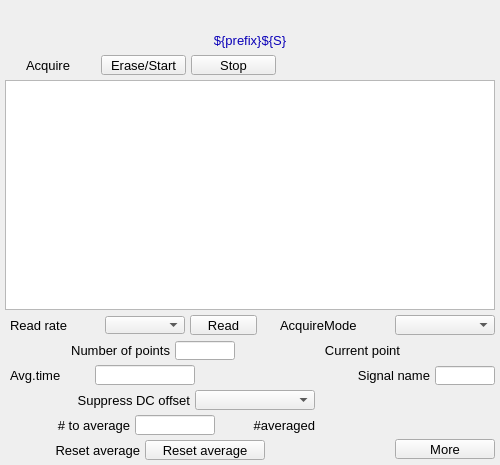
<?xml version="1.0" ?>
<ui version="4.0">
  <class>Dialog</class>
  <widget class="QWidget" name="screen">
    <property name="geometry">
      <rect>
        <x>81</x>
        <y>135</y>
        <width>500</width>
        <height>465</height>
      </rect>
    </property>
    <property name="styleSheet">
      <string notr="true">QWidget#screen {
  color: rgb(0, 0, 0);
  background-color: rgb(187, 187, 187);
  }</string>
    </property>
    <property name="windowTitle">
      <string>NDFFTFreqSpectrumPlot</string>
    </property>
    <widget class="PyDMLabel" name="text_update">
      <property name="geometry">
        <rect>
          <x>0</x>
          <y>5</y>
          <width>500</width>
          <height>20</height>
        </rect>
      </property>
      <property name="toolTip">
        <string>PV: ${prefix}Name</string>
      </property>
      <property name="channel" stdset="0">
        <string>ca://${prefix}Name</string>
      </property>
      <property name="font" stdset="0">
        <font>
          <pointsize>10</pointsize>
        </font>
      </property>
      <property name="alignment">
        <set>Qt::AlignCenter</set>
      </property>
      <property name="textInteractionFlags">
        <set>Qt::TextSelectableByKeyboard|Qt::TextSelectableByMouse</set>
      </property>
      <property name="styleSheet">
        <string notr="true">PyDMLabel#text_update {
  color: rgb(10, 0, 184);
  background-color: rgb(187, 187, 187);
  }</string>
      </property>
    </widget>
    <widget class="QLabel" name="text">
      <property name="geometry">
        <rect>
          <x>0</x>
          <y>30</y>
          <width>500</width>
          <height>20</height>
        </rect>
      </property>
      <property name="text">
        <string>${prefix}${S}</string>
      </property>
      <property name="font" stdset="0">
        <font>
          <pointsize>10</pointsize>
        </font>
      </property>
      <property name="brush" stdset="0">
        <brush brushstyle="SolidPattern">
          <color alpha="255">
            <red>10</red>
            <green>0</green>
            <blue>184</blue>
          </color>
        </brush>
      </property>
      <property name="toolTip">
        <string>text</string>
      </property>
      <property name="alignment">
        <set>Qt::AlignCenter</set>
      </property>
      <property name="styleSheet">
        <string notr="true">QLabel#text {
  color: rgb(10, 0, 184);
  }</string>
      </property>
    </widget>
    <widget class="PyDMWaveformPlot" name="cartesian_plot">
      <property name="geometry">
        <rect>
          <x>5</x>
          <y>80</y>
          <width>490</width>
          <height>230</height>
        </rect>
      </property>
      <property name="toolTip">
        <string>cartesian_plot</string>
      </property>
      <property name="title" stdset="0">
        <string>$(P)$(R)$(S)</string>
      </property>
      <property name="xLabels">
        <stringlist>
          <string>Frequency {Hz}</string>
        </stringlist>
      </property>
      <property name="yLabels">
        <stringlist>
          <string>${prefix}${S}</string>
        </stringlist>
      </property>
      <property name="curves" stdset="0">
        <stringlist>
          <string>{&quot;name&quot;: &quot;curve 1&quot;, &quot;x_channel&quot;: &quot;ca://${prefix}FFTFreqAxis&quot;, &quot;y_channel&quot;: &quot;ca://${prefix}${S}&quot;, &quot;color&quot;: &quot;#4b6ec7&quot;, &quot;lineStyle&quot;: 1, &quot;lineWidth&quot;: 1, &quot;symbolSize&quot;: 10, &quot;redraw_mode&quot;: 2, &quot;block_size&quot;: 1200}</string>
        </stringlist>
      </property>
      <property name="axisColor" stdset="0">
        <color>
          <red>0</red>
          <green>0</green>
          <blue>0</blue>
        </color>
      </property>
      <property name="backgroundColor" stdset="0">
        <color>
          <red>218</red>
          <green>218</green>
          <blue>218</blue>
        </color>
      </property>
    </widget>
    <widget class="QLabel" name="text_1">
      <property name="geometry">
        <rect>
          <x>26</x>
          <y>55</y>
          <width>70</width>
          <height>20</height>
        </rect>
      </property>
      <property name="text">
        <string>Acquire</string>
      </property>
      <property name="font" stdset="0">
        <font>
          <pointsize>10</pointsize>
        </font>
      </property>
      <property name="brush" stdset="0">
        <brush brushstyle="SolidPattern">
          <color alpha="255">
            <red>0</red>
            <green>0</green>
            <blue>0</blue>
          </color>
        </brush>
      </property>
      <property name="toolTip">
        <string>text_1</string>
      </property>
      <property name="alignment">
        <set>Qt::AlignLeading|Qt::AlignLeft|Qt::AlignVCenter</set>
      </property>
      <property name="styleSheet">
        <string notr="true">QLabel#text_1 {
  color: rgb(0, 0, 0);
  }</string>
      </property>
    </widget>
    <widget class="PyDMPushButton" name="message_button">
      <property name="geometry">
        <rect>
          <x>101</x>
          <y>55</y>
          <width>85</width>
          <height>20</height>
        </rect>
      </property>
      <property name="text">
        <string>Erase/Start</string>
      </property>
      <property name="font" stdset="0">
        <font>
          <pointsize>10</pointsize>
        </font>
      </property>
      <property name="toolTip">
        <string>${P}${RTS}TSAcquire</string>
      </property>
      <property name="channel" stdset="0">
        <string>ca://${P}${RTS}TSAcquire</string>
      </property>
      <property name="pressValue" stdset="0">
        <string>1</string>
      </property>
      <property name="styleSheet">
        <string notr="true">PyDMPushButton#message_button {
  color: rgb(0, 0, 0);
  background-color: rgb(115, 223, 255);
  }</string>
      </property>
    </widget>
    <widget class="PyDMPushButton" name="message_button_1">
      <property name="geometry">
        <rect>
          <x>191</x>
          <y>55</y>
          <width>85</width>
          <height>20</height>
        </rect>
      </property>
      <property name="text">
        <string>Stop</string>
      </property>
      <property name="font" stdset="0">
        <font>
          <pointsize>10</pointsize>
        </font>
      </property>
      <property name="toolTip">
        <string>${P}${RTS}TSAcquire</string>
      </property>
      <property name="channel" stdset="0">
        <string>ca://${P}${RTS}TSAcquire</string>
      </property>
      <property name="pressValue" stdset="0">
        <string>0</string>
      </property>
      <property name="styleSheet">
        <string notr="true">PyDMPushButton#message_button_1 {
  color: rgb(0, 0, 0);
  background-color: rgb(115, 223, 255);
  }</string>
      </property>
    </widget>
    <widget class="QLabel" name="text_2">
      <property name="geometry">
        <rect>
          <x>320</x>
          <y>365</y>
          <width>110</width>
          <height>20</height>
        </rect>
      </property>
      <property name="text">
        <string>Signal name</string>
      </property>
      <property name="font" stdset="0">
        <font>
          <pointsize>10</pointsize>
        </font>
      </property>
      <property name="brush" stdset="0">
        <brush brushstyle="SolidPattern">
          <color alpha="255">
            <red>0</red>
            <green>0</green>
            <blue>0</blue>
          </color>
        </brush>
      </property>
      <property name="toolTip">
        <string>text_2</string>
      </property>
      <property name="alignment">
        <set>Qt::AlignRight|Qt::AlignTrailing|Qt::AlignVCenter</set>
      </property>
      <property name="styleSheet">
        <string notr="true">QLabel#text_2 {
  color: rgb(0, 0, 0);
  }</string>
      </property>
    </widget>
    <widget class="PyDMLineEdit" name="text_entry">
      <property name="geometry">
        <rect>
          <x>435</x>
          <y>366</y>
          <width>60</width>
          <height>19</height>
        </rect>
      </property>
      <property name="channel" stdset="0">
        <string>ca://${prefix}Name</string>
      </property>
      <property name="toolTip">
        <string>${prefix}Name</string>
      </property>
      <property name="font" stdset="0">
        <font>
          <pointsize>10</pointsize>
        </font>
      </property>
      <property name="styleSheet">
        <string notr="true">PyDMLineEdit#text_entry {
  color: rgb(0, 0, 0);
  background-color: rgb(115, 223, 255);
  border: 1px solid black;
  margin: 0px;
  padding: 0px;
  spacing: 0px;
  }</string>
      </property>
    </widget>
    <widget class="QLabel" name="text_3">
      <property name="geometry">
        <rect>
          <x>10</x>
          <y>365</y>
          <width>80</width>
          <height>20</height>
        </rect>
      </property>
      <property name="text">
        <string>Avg.time</string>
      </property>
      <property name="font" stdset="0">
        <font>
          <pointsize>10</pointsize>
        </font>
      </property>
      <property name="brush" stdset="0">
        <brush brushstyle="SolidPattern">
          <color alpha="255">
            <red>0</red>
            <green>0</green>
            <blue>0</blue>
          </color>
        </brush>
      </property>
      <property name="toolTip">
        <string>text_3</string>
      </property>
      <property name="alignment">
        <set>Qt::AlignLeading|Qt::AlignLeft|Qt::AlignVCenter</set>
      </property>
      <property name="styleSheet">
        <string notr="true">QLabel#text_3 {
  color: rgb(0, 0, 0);
  }</string>
      </property>
    </widget>
    <widget class="PyDMLineEdit" name="text_entry_1">
      <property name="geometry">
        <rect>
          <x>95</x>
          <y>365</y>
          <width>100</width>
          <height>20</height>
        </rect>
      </property>
      <property name="channel" stdset="0">
        <string>ca://${P}${RTS}TSAveragingTime</string>
      </property>
      <property name="toolTip">
        <string>${P}${RTS}TSAveragingTime</string>
      </property>
      <property name="font" stdset="0">
        <font>
          <pointsize>10</pointsize>
        </font>
      </property>
      <property name="styleSheet">
        <string notr="true">PyDMLineEdit#text_entry_1 {
  color: rgb(0, 0, 0);
  background-color: rgb(115, 223, 255);
  border: 1px solid black;
  margin: 0px;
  padding: 0px;
  spacing: 0px;
  }</string>
      </property>
    </widget>
    <widget class="PyDMLabel" name="text_update_1">
      <property name="geometry">
        <rect>
          <x>200</x>
          <y>366</y>
          <width>100</width>
          <height>18</height>
        </rect>
      </property>
      <property name="toolTip">
        <string>PV: ${P}${RTS}TSAveragingTime_RBV</string>
      </property>
      <property name="channel" stdset="0">
        <string>ca://${P}${RTS}TSAveragingTime_RBV</string>
      </property>
      <property name="font" stdset="0">
        <font>
          <pointsize>10</pointsize>
        </font>
      </property>
      <property name="alignment">
        <set>Qt::AlignLeading|Qt::AlignLeft|Qt::AlignVCenter</set>
      </property>
      <property name="textInteractionFlags">
        <set>Qt::TextSelectableByKeyboard|Qt::TextSelectableByMouse</set>
      </property>
      <property name="styleSheet">
        <string notr="true">PyDMLabel#text_update_1 {
  color: rgb(10, 0, 184);
  background-color: rgb(187, 187, 187);
  }</string>
      </property>
    </widget>
    <widget class="PyDMEnumComboBox" name="menu">
      <property name="geometry">
        <rect>
          <x>395</x>
          <y>315</y>
          <width>100</width>
          <height>20</height>
        </rect>
      </property>
      <property name="toolTip">
        <string>${P}${RTS}TSAcquireMode</string>
      </property>
      <property name="channel" stdset="0">
        <string>ca://${P}${RTS}TSAcquireMode</string>
      </property>
      <property name="font" stdset="0">
        <font>
          <pointsize>10</pointsize>
        </font>
      </property>
      <property name="styleSheet">
        <string notr="true">PyDMEnumComboBox#menu {
  color: rgb(0, 0, 0);
  background-color: rgb(115, 223, 255);
  }</string>
      </property>
    </widget>
    <widget class="QLabel" name="text_4">
      <property name="geometry">
        <rect>
          <x>280</x>
          <y>315</y>
          <width>110</width>
          <height>20</height>
        </rect>
      </property>
      <property name="text">
        <string>AcquireMode</string>
      </property>
      <property name="font" stdset="0">
        <font>
          <pointsize>10</pointsize>
        </font>
      </property>
      <property name="brush" stdset="0">
        <brush brushstyle="SolidPattern">
          <color alpha="255">
            <red>0</red>
            <green>0</green>
            <blue>0</blue>
          </color>
        </brush>
      </property>
      <property name="toolTip">
        <string>text_4</string>
      </property>
      <property name="alignment">
        <set>Qt::AlignLeading|Qt::AlignLeft|Qt::AlignVCenter</set>
      </property>
      <property name="styleSheet">
        <string notr="true">QLabel#text_4 {
  color: rgb(0, 0, 0);
  }</string>
      </property>
    </widget>
    <widget class="PyDMPushButton" name="message_button_2">
      <property name="geometry">
        <rect>
          <x>190</x>
          <y>315</y>
          <width>67</width>
          <height>20</height>
        </rect>
      </property>
      <property name="text">
        <string>Read</string>
      </property>
      <property name="font" stdset="0">
        <font>
          <pointsize>10</pointsize>
        </font>
      </property>
      <property name="toolTip">
        <string>${P}${RTS}TSRead</string>
      </property>
      <property name="channel" stdset="0">
        <string>ca://${P}${RTS}TSRead</string>
      </property>
      <property name="pressValue" stdset="0">
        <string>1</string>
      </property>
      <property name="styleSheet">
        <string notr="true">PyDMPushButton#message_button_2 {
  color: rgb(0, 0, 0);
  background-color: rgb(115, 223, 255);
  }</string>
      </property>
    </widget>
    <widget class="PyDMEnumComboBox" name="menu_1">
      <property name="geometry">
        <rect>
          <x>105</x>
          <y>316</y>
          <width>80</width>
          <height>18</height>
        </rect>
      </property>
      <property name="toolTip">
        <string>${P}${RTS}TSRead.SCAN</string>
      </property>
      <property name="channel" stdset="0">
        <string>ca://${P}${RTS}TSRead.SCAN</string>
      </property>
      <property name="font" stdset="0">
        <font>
          <pointsize>10</pointsize>
        </font>
      </property>
      <property name="styleSheet">
        <string notr="true">PyDMEnumComboBox#menu_1 {
  color: rgb(0, 0, 0);
  background-color: rgb(115, 223, 255);
  }</string>
      </property>
    </widget>
    <widget class="QLabel" name="text_5">
      <property name="geometry">
        <rect>
          <x>10</x>
          <y>315</y>
          <width>90</width>
          <height>20</height>
        </rect>
      </property>
      <property name="text">
        <string>Read rate</string>
      </property>
      <property name="font" stdset="0">
        <font>
          <pointsize>10</pointsize>
        </font>
      </property>
      <property name="brush" stdset="0">
        <brush brushstyle="SolidPattern">
          <color alpha="255">
            <red>0</red>
            <green>0</green>
            <blue>0</blue>
          </color>
        </brush>
      </property>
      <property name="toolTip">
        <string>text_5</string>
      </property>
      <property name="alignment">
        <set>Qt::AlignLeading|Qt::AlignLeft|Qt::AlignVCenter</set>
      </property>
      <property name="styleSheet">
        <string notr="true">QLabel#text_5 {
  color: rgb(0, 0, 0);
  }</string>
      </property>
    </widget>
    <widget class="QLabel" name="text_6">
      <property name="geometry">
        <rect>
          <x>10</x>
          <y>340</y>
          <width>160</width>
          <height>20</height>
        </rect>
      </property>
      <property name="text">
        <string>Number of points</string>
      </property>
      <property name="font" stdset="0">
        <font>
          <pointsize>10</pointsize>
        </font>
      </property>
      <property name="brush" stdset="0">
        <brush brushstyle="SolidPattern">
          <color alpha="255">
            <red>0</red>
            <green>0</green>
            <blue>0</blue>
          </color>
        </brush>
      </property>
      <property name="toolTip">
        <string>text_6</string>
      </property>
      <property name="alignment">
        <set>Qt::AlignRight|Qt::AlignTrailing|Qt::AlignVCenter</set>
      </property>
      <property name="styleSheet">
        <string notr="true">QLabel#text_6 {
  color: rgb(0, 0, 0);
  }</string>
      </property>
    </widget>
    <widget class="PyDMLineEdit" name="text_entry_2">
      <property name="geometry">
        <rect>
          <x>175</x>
          <y>341</y>
          <width>60</width>
          <height>19</height>
        </rect>
      </property>
      <property name="channel" stdset="0">
        <string>ca://${P}${RTS}TSNumPoints</string>
      </property>
      <property name="toolTip">
        <string>${P}${RTS}TSNumPoints</string>
      </property>
      <property name="font" stdset="0">
        <font>
          <pointsize>10</pointsize>
        </font>
      </property>
      <property name="styleSheet">
        <string notr="true">PyDMLineEdit#text_entry_2 {
  color: rgb(0, 0, 0);
  background-color: rgb(115, 223, 255);
  border: 1px solid black;
  margin: 0px;
  padding: 0px;
  spacing: 0px;
  }</string>
      </property>
    </widget>
    <widget class="QLabel" name="text_7">
      <property name="geometry">
        <rect>
          <x>270</x>
          <y>340</y>
          <width>130</width>
          <height>20</height>
        </rect>
      </property>
      <property name="text">
        <string>Current point</string>
      </property>
      <property name="font" stdset="0">
        <font>
          <pointsize>10</pointsize>
        </font>
      </property>
      <property name="brush" stdset="0">
        <brush brushstyle="SolidPattern">
          <color alpha="255">
            <red>0</red>
            <green>0</green>
            <blue>0</blue>
          </color>
        </brush>
      </property>
      <property name="toolTip">
        <string>text_7</string>
      </property>
      <property name="alignment">
        <set>Qt::AlignRight|Qt::AlignTrailing|Qt::AlignVCenter</set>
      </property>
      <property name="styleSheet">
        <string notr="true">QLabel#text_7 {
  color: rgb(0, 0, 0);
  }</string>
      </property>
    </widget>
    <widget class="PyDMLabel" name="text_update_2">
      <property name="geometry">
        <rect>
          <x>405</x>
          <y>341</y>
          <width>90</width>
          <height>18</height>
        </rect>
      </property>
      <property name="toolTip">
        <string>PV: ${P}${RTS}TSCurrentPoint</string>
      </property>
      <property name="channel" stdset="0">
        <string>ca://${P}${RTS}TSCurrentPoint</string>
      </property>
      <property name="font" stdset="0">
        <font>
          <pointsize>10</pointsize>
        </font>
      </property>
      <property name="alignment">
        <set>Qt::AlignLeading|Qt::AlignLeft|Qt::AlignVCenter</set>
      </property>
      <property name="textInteractionFlags">
        <set>Qt::TextSelectableByKeyboard|Qt::TextSelectableByMouse</set>
      </property>
      <property name="styleSheet">
        <string notr="true">PyDMLabel#text_update_2 {
  color: rgb(10, 0, 184);
  background-color: rgb(187, 187, 187);
  }</string>
      </property>
    </widget>
    <widget class="PyDMLabel" name="text_update_3">
      <property name="geometry">
        <rect>
          <x>282</x>
          <y>56</y>
          <width>100</width>
          <height>18</height>
        </rect>
      </property>
      <property name="toolTip">
        <string>PV: ${P}${RTS}TSAcquiring</string>
      </property>
      <property name="channel" stdset="0">
        <string>ca://${P}${RTS}TSAcquiring</string>
      </property>
      <property name="displayFormat" stdset="0">
        <enum>PyDMLabel::String</enum>
      </property>
      <property name="font" stdset="0">
        <font>
          <pointsize>10</pointsize>
        </font>
      </property>
      <property name="alignment">
        <set>Qt::AlignLeading|Qt::AlignLeft|Qt::AlignVCenter</set>
      </property>
      <property name="textInteractionFlags">
        <set>Qt::TextSelectableByKeyboard|Qt::TextSelectableByMouse</set>
      </property>
      <property name="styleSheet">
        <string notr="true">PyDMLabel#text_update_3 {
  color: rgb(10, 0, 184);
  background-color: rgb(70, 70, 70);
  }</string>
      </property>
    </widget>
    <widget class="QLabel" name="text_8">
      <property name="geometry">
        <rect>
          <x>10</x>
          <y>390</y>
          <width>180</width>
          <height>20</height>
        </rect>
      </property>
      <property name="text">
        <string>Suppress DC offset</string>
      </property>
      <property name="font" stdset="0">
        <font>
          <pointsize>10</pointsize>
        </font>
      </property>
      <property name="brush" stdset="0">
        <brush brushstyle="SolidPattern">
          <color alpha="255">
            <red>0</red>
            <green>0</green>
            <blue>0</blue>
          </color>
        </brush>
      </property>
      <property name="toolTip">
        <string>text_8</string>
      </property>
      <property name="alignment">
        <set>Qt::AlignRight|Qt::AlignTrailing|Qt::AlignVCenter</set>
      </property>
      <property name="styleSheet">
        <string notr="true">QLabel#text_8 {
  color: rgb(0, 0, 0);
  }</string>
      </property>
    </widget>
    <widget class="PyDMEnumComboBox" name="menu_2">
      <property name="geometry">
        <rect>
          <x>195</x>
          <y>390</y>
          <width>120</width>
          <height>20</height>
        </rect>
      </property>
      <property name="toolTip">
        <string>${prefix}FFTSuppressDC</string>
      </property>
      <property name="channel" stdset="0">
        <string>ca://${prefix}FFTSuppressDC</string>
      </property>
      <property name="font" stdset="0">
        <font>
          <pointsize>10</pointsize>
        </font>
      </property>
      <property name="styleSheet">
        <string notr="true">PyDMEnumComboBox#menu_2 {
  color: rgb(0, 0, 0);
  background-color: rgb(115, 223, 255);
  }</string>
      </property>
    </widget>
    <widget class="PyDMRelatedDisplayButton" name="related_display">
      <property name="geometry">
        <rect>
          <x>395</x>
          <y>439</y>
          <width>100</width>
          <height>20</height>
        </rect>
      </property>
      <property name="toolTip">
        <string>More</string>
      </property>
      <property name="text">
        <string>More</string>
      </property>
      <property name="showIcon" stdset="0">
        <bool>true</bool>
      </property>
      <property name="font" stdset="0">
        <font>
          <pointsize>10</pointsize>
        </font>
      </property>
      <property name="styleSheet">
        <string notr="true">PyDMRelatedDisplayButton#related_display {
  color: rgb(0, 0, 0);
  background-color: rgb(115, 223, 255);
  }</string>
      </property>
      <property name="titles" stdset="0">
        <stringlist>
          <string>Time series plugin</string>
          <string>FFT plugin</string>
        </stringlist>
      </property>
      <property name="filenames" stdset="0">
        <stringlist>
          <string>TimeSeriesPlugin_V32.ui</string>
          <string>FFTPlugin_V32.ui</string>
        </stringlist>
      </property>
      <property name="macros" stdset="0">
        <stringlist>
          <string>P=${P},R=${RTS}</string>
          <string>P=${P},R=${R}</string>
        </stringlist>
      </property>
      <property name="openInNewWindow" stdset="0">
        <bool>true</bool>
      </property>
    </widget>
    <widget class="QLabel" name="text_9">
      <property name="geometry">
        <rect>
          <x>10</x>
          <y>415</y>
          <width>120</width>
          <height>20</height>
        </rect>
      </property>
      <property name="text">
        <string># to average</string>
      </property>
      <property name="font" stdset="0">
        <font>
          <pointsize>10</pointsize>
        </font>
      </property>
      <property name="brush" stdset="0">
        <brush brushstyle="SolidPattern">
          <color alpha="255">
            <red>0</red>
            <green>0</green>
            <blue>0</blue>
          </color>
        </brush>
      </property>
      <property name="toolTip">
        <string>text_9</string>
      </property>
      <property name="alignment">
        <set>Qt::AlignRight|Qt::AlignTrailing|Qt::AlignVCenter</set>
      </property>
      <property name="styleSheet">
        <string notr="true">QLabel#text_9 {
  color: rgb(0, 0, 0);
  }</string>
      </property>
    </widget>
    <widget class="PyDMLineEdit" name="text_entry_3">
      <property name="geometry">
        <rect>
          <x>135</x>
          <y>415</y>
          <width>80</width>
          <height>20</height>
        </rect>
      </property>
      <property name="channel" stdset="0">
        <string>ca://${prefix}FFTNumAverage</string>
      </property>
      <property name="toolTip">
        <string>${prefix}FFTNumAverage</string>
      </property>
      <property name="font" stdset="0">
        <font>
          <pointsize>10</pointsize>
        </font>
      </property>
      <property name="styleSheet">
        <string notr="true">PyDMLineEdit#text_entry_3 {
  color: rgb(0, 0, 0);
  background-color: rgb(115, 223, 255);
  border: 1px solid black;
  margin: 0px;
  padding: 0px;
  spacing: 0px;
  }</string>
      </property>
    </widget>
    <widget class="PyDMPushButton" name="message_button_3">
      <property name="geometry">
        <rect>
          <x>145</x>
          <y>440</y>
          <width>120</width>
          <height>20</height>
        </rect>
      </property>
      <property name="text">
        <string>Reset average</string>
      </property>
      <property name="font" stdset="0">
        <font>
          <pointsize>10</pointsize>
        </font>
      </property>
      <property name="toolTip">
        <string>${prefix}FFTResetAverage</string>
      </property>
      <property name="channel" stdset="0">
        <string>ca://${prefix}FFTResetAverage</string>
      </property>
      <property name="pressValue" stdset="0">
        <string>1</string>
      </property>
      <property name="styleSheet">
        <string notr="true">PyDMPushButton#message_button_3 {
  color: rgb(0, 0, 0);
  background-color: rgb(115, 223, 255);
  }</string>
      </property>
    </widget>
    <widget class="QLabel" name="text_10">
      <property name="geometry">
        <rect>
          <x>10</x>
          <y>440</y>
          <width>130</width>
          <height>20</height>
        </rect>
      </property>
      <property name="text">
        <string>Reset average</string>
      </property>
      <property name="font" stdset="0">
        <font>
          <pointsize>10</pointsize>
        </font>
      </property>
      <property name="brush" stdset="0">
        <brush brushstyle="SolidPattern">
          <color alpha="255">
            <red>0</red>
            <green>0</green>
            <blue>0</blue>
          </color>
        </brush>
      </property>
      <property name="toolTip">
        <string>text_10</string>
      </property>
      <property name="alignment">
        <set>Qt::AlignRight|Qt::AlignTrailing|Qt::AlignVCenter</set>
      </property>
      <property name="styleSheet">
        <string notr="true">QLabel#text_10 {
  color: rgb(0, 0, 0);
  }</string>
      </property>
    </widget>
    <widget class="PyDMLabel" name="text_update_4">
      <property name="geometry">
        <rect>
          <x>320</x>
          <y>416</y>
          <width>80</width>
          <height>18</height>
        </rect>
      </property>
      <property name="toolTip">
        <string>PV: ${prefix}FFTNumAveraged</string>
      </property>
      <property name="channel" stdset="0">
        <string>ca://${prefix}FFTNumAveraged</string>
      </property>
      <property name="font" stdset="0">
        <font>
          <pointsize>10</pointsize>
        </font>
      </property>
      <property name="alignment">
        <set>Qt::AlignLeading|Qt::AlignLeft|Qt::AlignVCenter</set>
      </property>
      <property name="textInteractionFlags">
        <set>Qt::TextSelectableByKeyboard|Qt::TextSelectableByMouse</set>
      </property>
      <property name="styleSheet">
        <string notr="true">PyDMLabel#text_update_4 {
  color: rgb(10, 0, 184);
  background-color: rgb(187, 187, 187);
  }</string>
      </property>
    </widget>
    <widget class="QLabel" name="text_11">
      <property name="geometry">
        <rect>
          <x>225</x>
          <y>415</y>
          <width>90</width>
          <height>20</height>
        </rect>
      </property>
      <property name="text">
        <string>#averaged</string>
      </property>
      <property name="font" stdset="0">
        <font>
          <pointsize>10</pointsize>
        </font>
      </property>
      <property name="brush" stdset="0">
        <brush brushstyle="SolidPattern">
          <color alpha="255">
            <red>0</red>
            <green>0</green>
            <blue>0</blue>
          </color>
        </brush>
      </property>
      <property name="toolTip">
        <string>text_11</string>
      </property>
      <property name="alignment">
        <set>Qt::AlignRight|Qt::AlignTrailing|Qt::AlignVCenter</set>
      </property>
      <property name="styleSheet">
        <string notr="true">QLabel#text_11 {
  color: rgb(0, 0, 0);
  }</string>
      </property>
    </widget>
  </widget>
  <customwidgets>
    <customwidget>
      <class>PyDMLabel</class>
      <extends>QLabel</extends>
      <header>pydm.widgets.label</header>
    </customwidget>
    <customwidget>
      <class>PyDMWaveformPlot</class>
      <extends>QGraphicsView</extends>
      <header>pydm.widgets.waveformplot</header>
    </customwidget>
    <customwidget>
      <class>PyDMPushButton</class>
      <extends>QPushButton</extends>
      <header>pydm.widgets.pushbutton</header>
    </customwidget>
    <customwidget>
      <class>PyDMLineEdit</class>
      <extends>QLineEdit</extends>
      <header>pydm.widgets.line_edit</header>
    </customwidget>
    <customwidget>
      <class>PyDMEnumComboBox</class>
      <extends>QComboBox</extends>
      <header>pydm.widgets.enum_combo_box</header>
    </customwidget>
    <customwidget>
      <class>PyDMRelatedDisplayButton</class>
      <extends>QPushButton</extends>
      <header>pydm.widgets.related_display_button</header>
    </customwidget>
  </customwidgets>
</ui>
